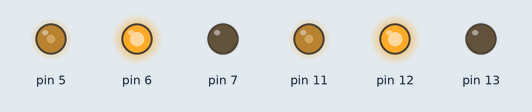
Simulated run of this sketch. Board: Arduino Uno, built with avr-gcc and run on an emulated ATmega328P. Shown: output pins drawn as LEDs (lit = HIGH).

Above: at 2.0 s.
At 6.0 s:
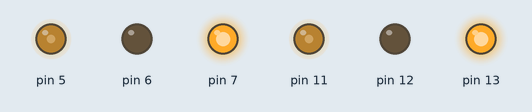
Timing chart, 0 to 10.4 s (numbered marks = the images above):
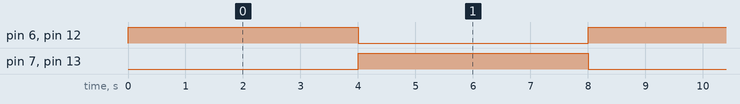

Measured:
- by itself, pin 6, pin 7, pin 12, pin 13: alternates HIGH for 4.0 s and LOW for 4.0 s

The sketch:

dcmotor.ino
```cpp
void setup() {
  // put your setup code here, to run once:
pinMode(11,OUTPUT);
pinMode(12,OUTPUT);
pinMode(13,OUTPUT);
analogWrite(11,100);

pinMode(5,OUTPUT);
pinMode(6,OUTPUT);
pinMode(7,OUTPUT);
analogWrite(5,100);

}

void loop() {
  // put your main code here, to run repeatedly:

digitalWrite(6,HIGH);
digitalWrite(7,LOW);
digitalWrite(12,HIGH);
digitalWrite(13,LOW);
delay(4000);
digitalWrite(6,LOW);
digitalWrite(7,HIGH);
digitalWrite(12,LOW);
digitalWrite(13,HIGH);
delay(4000);


}
```
